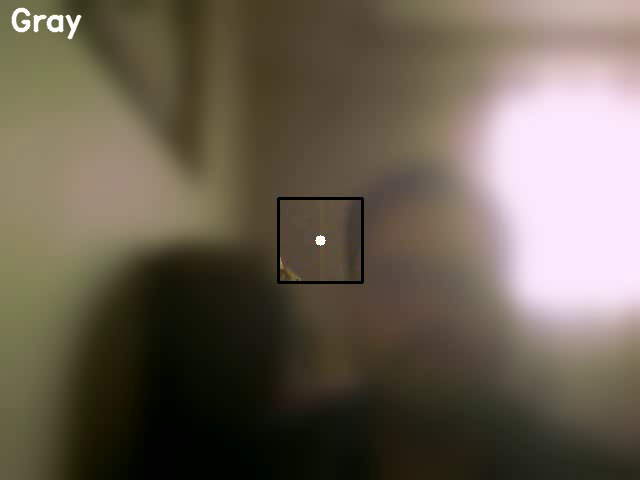
#> input picture frame 24 of 27/res/detect.avi, 640 x 480 px, given in place of the camera
$ python detect.py
#> lines starting #> are read from the running program, lines starting #| are printed output that depends on the picture; after the words box and inside, x2 and y2 are one past the last pixel; in counts of white or black regions, pixels touching at a corner belong together
import cv2

def get_color_name(value):
    if value < 75:
        return "Black"
    elif 100 > value > 75:
        return "Gray"
    else:
        return "White"

cap = cv2.VideoCapture(0)
fourcc = cv2.VideoWriter_fourcc(*'XVID')
out = cv2.VideoWriter('./res/detect.avi', fourcc, 20.0, (640, 480))
_, frame = cap.read()
#> frame is the input picture: shape (480, 640, 3); mean B, G, R 82.2, 96.6, 106.3
square_size = 85
height, width = frame.shape[:2]
#> height = 480; width = 640
x_center = width // 2
#> x_center = 320
y_center = height // 2
#> y_center = 240
x1 = x_center - square_size // 2
#> x1 = 278
y1 = y_center - square_size // 2
#> y1 = 198
x2 = x_center + square_size // 2
#> x2 = 362
y2 = y_center + square_size // 2
#> y2 = 282

while True:
    _, frame = cap.read()
    blurred_frame = cv2.GaussianBlur(frame, (77, 77), 0)
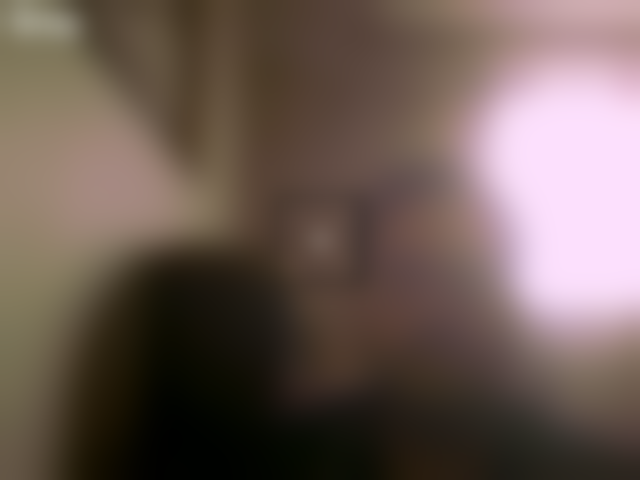
#> blurred_frame: shape (480, 640, 3); mean B, G, R 84.9, 92, 108.8
    blurred_frame[y1:y2, x1:x2] = frame[y1:y2, x1:x2]
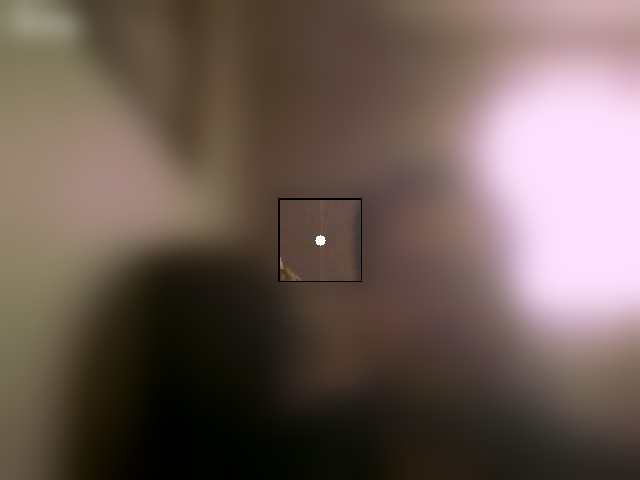
#> blurred_frame: shape (480, 640, 3); 2.3% of pixels changed, all inside (x1, y1, x2, y2) = (278, 198, 362, 282)
    gray = cv2.cvtColor(blurred_frame, cv2.COLOR_BGR2GRAY)
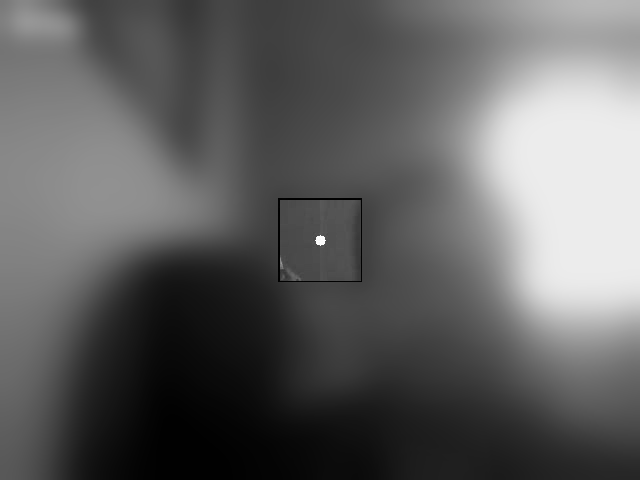
#> gray: shape (480, 640); min 0, max 255, mean 96.2
    center_x, center_y = blurred_frame.shape[1] // 2, blurred_frame.shape[0] // 2
#> center_x = 320; center_y = 240
    cv2.rectangle(blurred_frame, (x1, y1), (x2, y2), (0, 0, 0), 2)
    center_value = gray[center_y, center_x]
#> center_value = 252
    color_name = get_color_name(center_value)
#> color_name = 'White'
    cv2.putText(blurred_frame, color_name, (10, 30), cv2.FONT_HERSHEY_DUPLEX, 1, (255, 255, 255), 2, cv2.LINE_AA)
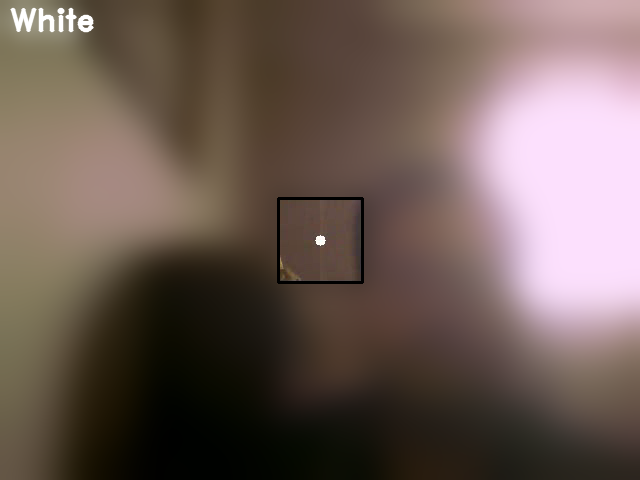
#> blurred_frame: shape (480, 640, 3); mean B, G, R 85.3, 92.3, 109.1
    cv2.circle(blurred_frame, (center_x, center_y), 5, (255, 255, 255), -1)
#> blurred_frame: shape (480, 640, 3); 0.03% of pixels changed, all inside (x1, y1, x2, y2) = (315, 235, 326, 246)
    out.write(blurred_frame)
    cv2.imshow('Color Detector', blurred_frame)
    if cv2.waitKey(1) & 0xFF == ord('q'):
#> (key q is pressed here)
        break

cap.release()
out.release()
cv2.destroyAllWindows()

$ run again, starting later in the video
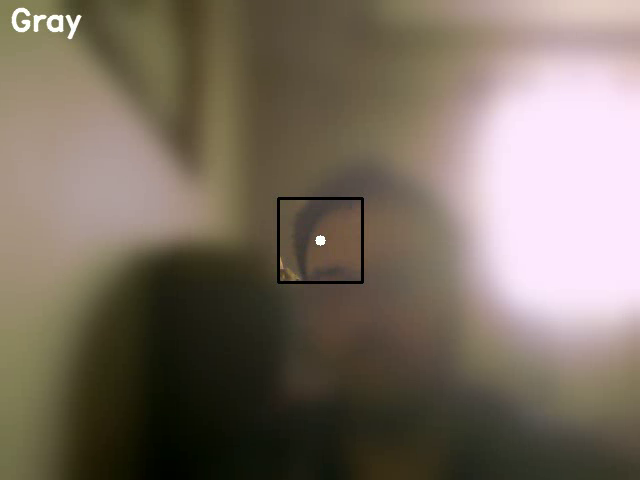
#> input picture frame 111 of 27/res/detect.avi, 640 x 480 px, given in place of the camera
#> frame is the input picture: shape (480, 640, 3); mean B, G, R 97.8, 110.4, 121.8
#> `gray = cv2.cvtColor(blurred_frame, cv2.COLOR_BGR2GRAY)`:
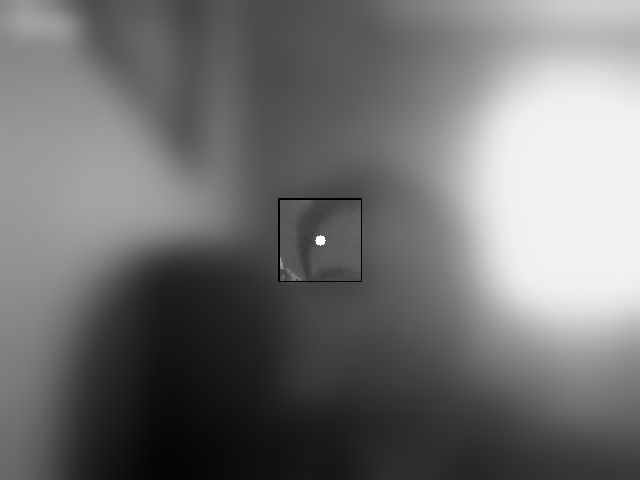
#> gray: shape (480, 640); min 0, max 255, mean 112.9
#> center_value = 254
#> color_name = 'White'
#> `cv2.putText(blurred_frame, color_name, (10, 30), cv2.FONT_HERSHEY_DUPL..`:
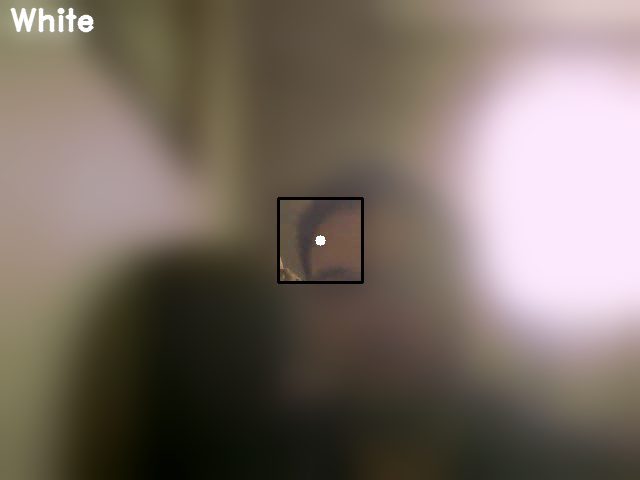
#> blurred_frame: shape (480, 640, 3); mean B, G, R 101.8, 110.6, 122.5

$ run again, starting later in the video
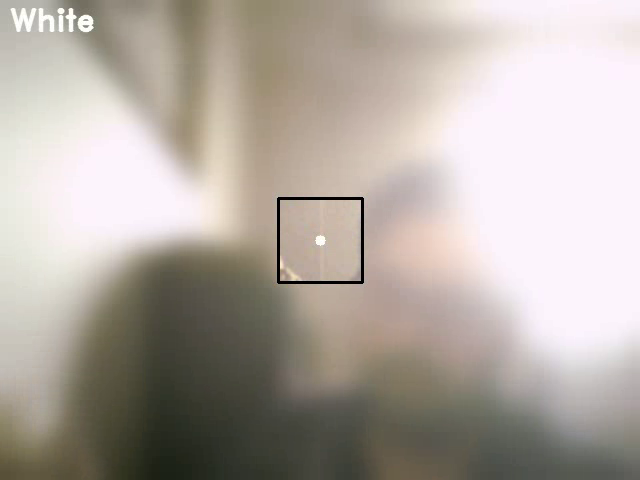
#> input picture frame 197 of 27/res/detect.avi, 640 x 480 px, given in place of the camera
#> frame is the input picture: shape (480, 640, 3); mean B, G, R 162.4, 170, 178.1
#> `gray = cv2.cvtColor(blurred_frame, cv2.COLOR_BGR2GRAY)`:
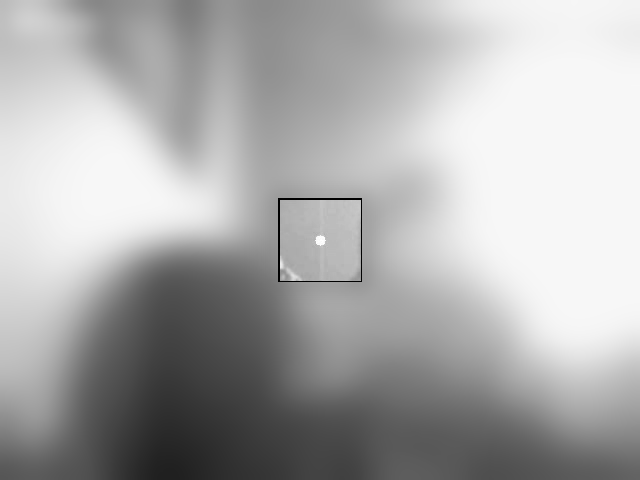
#> gray: shape (480, 640); min 0, max 255, mean 171.6
#> center_value = 255
#> color_name = 'White'
#> `cv2.putText(blurred_frame, color_name, (10, 30), cv2.FONT_HERSHEY_DUPL..`:
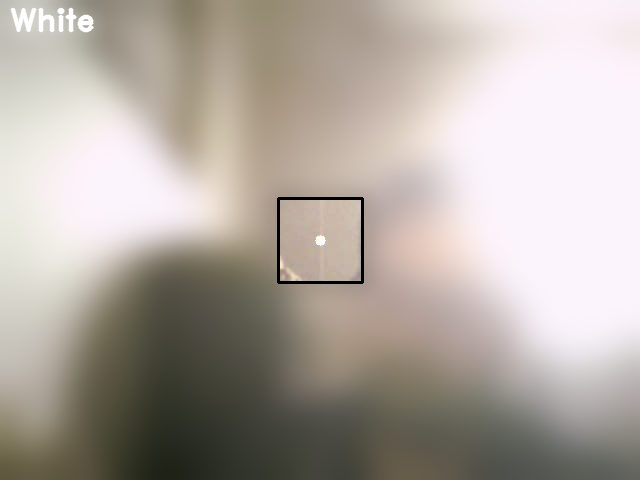
#> blurred_frame: shape (480, 640, 3); mean B, G, R 162.5, 170, 178.1
